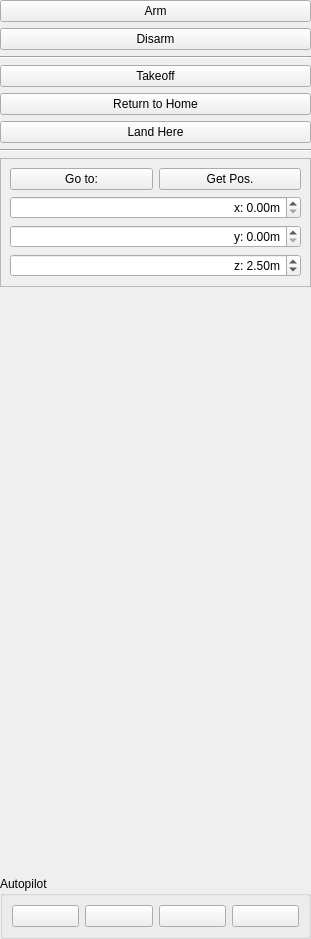
<?xml version="1.0" encoding="UTF-8"?>
<ui version="4.0">
 <class>FlyUI</class>
 <widget class="QWidget" name="FlyUI">
  <property name="geometry">
   <rect>
    <x>0</x>
    <y>0</y>
    <width>311</width>
    <height>939</height>
   </rect>
  </property>
  <property name="sizePolicy">
   <sizepolicy hsizetype="Preferred" vsizetype="Preferred">
    <horstretch>0</horstretch>
    <verstretch>0</verstretch>
   </sizepolicy>
  </property>
  <property name="windowTitle">
   <string>Form</string>
  </property>
  <layout class="QVBoxLayout" name="verticalLayout_2">
   <property name="leftMargin">
    <number>0</number>
   </property>
   <property name="topMargin">
    <number>0</number>
   </property>
   <property name="rightMargin">
    <number>0</number>
   </property>
   <property name="bottomMargin">
    <number>0</number>
   </property>
   <item>
    <widget class="QPushButton" name="armButton">
     <property name="text">
      <string>Arm</string>
     </property>
    </widget>
   </item>
   <item>
    <widget class="QPushButton" name="disarmButton">
     <property name="text">
      <string>Disarm</string>
     </property>
    </widget>
   </item>
   <item>
    <widget class="Line" name="line_2">
     <property name="orientation">
      <enum>Qt::Horizontal</enum>
     </property>
    </widget>
   </item>
   <item>
    <widget class="QPushButton" name="takeoffButton">
     <property name="text">
      <string>Takeoff</string>
     </property>
    </widget>
   </item>
   <item>
    <widget class="QPushButton" name="returnToHomeButton">
     <property name="text">
      <string>Return to Home</string>
     </property>
    </widget>
   </item>
   <item>
    <widget class="QPushButton" name="landButton">
     <property name="text">
      <string>Land Here</string>
     </property>
    </widget>
   </item>
   <item>
    <widget class="Line" name="line">
     <property name="frameShadow">
      <enum>QFrame::Sunken</enum>
     </property>
     <property name="lineWidth">
      <number>1</number>
     </property>
     <property name="midLineWidth">
      <number>0</number>
     </property>
     <property name="orientation">
      <enum>Qt::Horizontal</enum>
     </property>
    </widget>
   </item>
   <item>
    <widget class="QFrame" name="frame">
     <property name="frameShape">
      <enum>QFrame::StyledPanel</enum>
     </property>
     <property name="frameShadow">
      <enum>QFrame::Raised</enum>
     </property>
     <layout class="QVBoxLayout" name="verticalLayout">
      <item>
       <layout class="QHBoxLayout" name="horizontalLayout_2">
        <item>
         <widget class="QPushButton" name="gotoButton">
          <property name="sizePolicy">
           <sizepolicy hsizetype="Minimum" vsizetype="Fixed">
            <horstretch>0</horstretch>
            <verstretch>0</verstretch>
           </sizepolicy>
          </property>
          <property name="minimumSize">
           <size>
            <width>123</width>
            <height>0</height>
           </size>
          </property>
          <property name="text">
           <string>Go to:</string>
          </property>
         </widget>
        </item>
        <item>
         <widget class="QPushButton" name="getPositionButton">
          <property name="text">
           <string>Get Pos.</string>
          </property>
         </widget>
        </item>
       </layout>
      </item>
      <item>
       <widget class="QDoubleSpinBox" name="gotoXSpinBox">
        <property name="alignment">
         <set>Qt::AlignRight|Qt::AlignTrailing|Qt::AlignVCenter</set>
        </property>
        <property name="prefix">
         <string>x: </string>
        </property>
        <property name="suffix">
         <string>m</string>
        </property>
        <property name="maximum">
         <double>9999.989999999999782</double>
        </property>
       </widget>
      </item>
      <item>
       <widget class="QDoubleSpinBox" name="gotoYSpinBox">
        <property name="alignment">
         <set>Qt::AlignRight|Qt::AlignTrailing|Qt::AlignVCenter</set>
        </property>
        <property name="prefix">
         <string>y: </string>
        </property>
        <property name="suffix">
         <string>m</string>
        </property>
        <property name="maximum">
         <double>9999.989999999999782</double>
        </property>
       </widget>
      </item>
      <item>
       <widget class="QDoubleSpinBox" name="gotoZSpinBox">
        <property name="alignment">
         <set>Qt::AlignRight|Qt::AlignTrailing|Qt::AlignVCenter</set>
        </property>
        <property name="prefix">
         <string>z: </string>
        </property>
        <property name="suffix">
         <string>m</string>
        </property>
        <property name="maximum">
         <double>999.990000000000009</double>
        </property>
        <property name="value">
         <double>2.500000000000000</double>
        </property>
       </widget>
      </item>
     </layout>
    </widget>
   </item>
   <item>
    <spacer name="verticalSpacer">
     <property name="orientation">
      <enum>Qt::Vertical</enum>
     </property>
     <property name="sizeHint" stdset="0">
      <size>
       <width>20</width>
       <height>40</height>
      </size>
     </property>
    </spacer>
   </item>
   <item>
    <widget class="QGroupBox" name="autopilotGroupBox">
     <property name="enabled">
      <bool>true</bool>
     </property>
     <property name="title">
      <string>Autopilot</string>
     </property>
     <layout class="QHBoxLayout" name="horizontalLayout">
      <item>
       <widget class="QPushButton" name="apRestartButton">
        <property name="text">
         <string/>
        </property>
        <property name="icon">
         <iconset resource="resources.qrc">
          <normaloff>:/icons/icons/Restart-96.png</normaloff>:/icons/icons/Restart-96.png</iconset>
        </property>
       </widget>
      </item>
      <item>
       <widget class="QPushButton" name="apStartButton">
        <property name="text">
         <string/>
        </property>
        <property name="icon">
         <iconset resource="resources.qrc">
          <normaloff>:/icons/icons/Play-96.png</normaloff>:/icons/icons/Play-96.png</iconset>
        </property>
       </widget>
      </item>
      <item>
       <widget class="QPushButton" name="apPauseButton">
        <property name="text">
         <string/>
        </property>
        <property name="icon">
         <iconset resource="resources.qrc">
          <normaloff>:/icons/icons/Pause-96.png</normaloff>:/icons/icons/Pause-96.png</iconset>
        </property>
       </widget>
      </item>
      <item>
       <widget class="QPushButton" name="apStopButton">
        <property name="text">
         <string/>
        </property>
        <property name="icon">
         <iconset resource="resources.qrc">
          <normaloff>:/icons/icons/Stop-96.png</normaloff>:/icons/icons/Stop-96.png</iconset>
        </property>
       </widget>
      </item>
     </layout>
    </widget>
   </item>
  </layout>
 </widget>
 <resources>
  <include location="resources.qrc"/>
 </resources>
 <connections/>
</ui>
